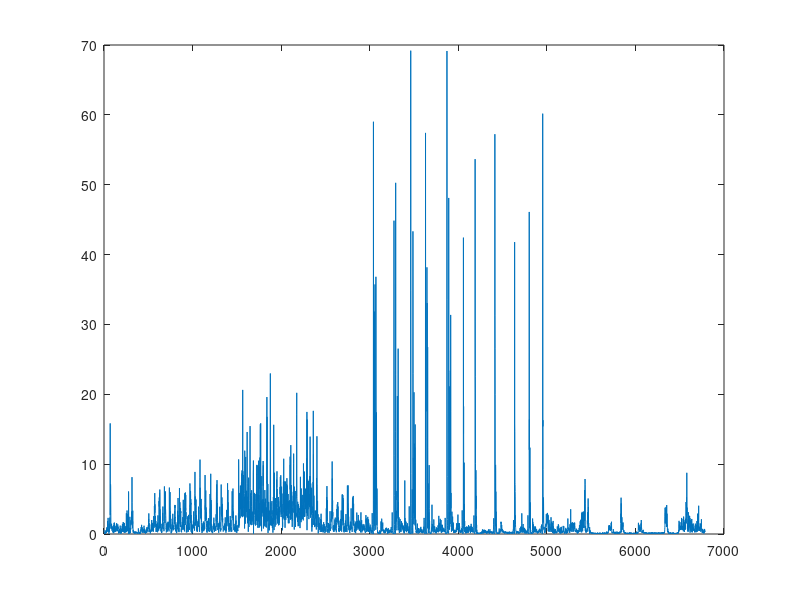
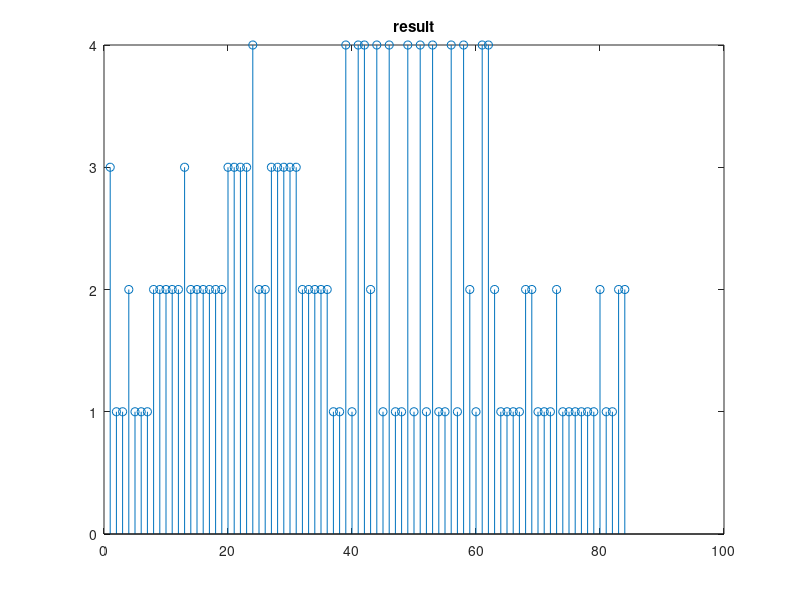

The MATLAB script that drew these images, in order:
clear all
close all
clc
%in the final figure 1 = standing; 2 = walking; 3 =running; 4 = falling;




sample=80;
% 4 pattern of std mean and max
std1=0.1312; mean1=0.221; max1=0.7;
std2=1.13; mean2=1.45; max2=5.74;
std3=2.7; mean3=4.8; max3=22;
std4=5; mean4=2.5; max4=42;
a1=1;a2=0;a3=0;               %weight parameter of std mean and max





A=importdata('random.txt');         % x y z vaule
B=zeros(1,length(A));               %Vector sum of A
n=floor(length(B)/sample)*sample;   %points to decided

C=zeros(1,floor(length(B)/sample));   %std of every 50 points
D=C;                                %mean of every 50 points
E=C;                                %max value of every 50 points
index=zeros(1,length(C));




B= sqrt(A(:,1).^2+A(:,2).^2+A(:,3).^2);   %vector sum

plot(B)


%get std sum and max of every 50 points
for i=1:sample:n
    C(ceil(i/sample))=std(B(i:i+sample-1));
    D(ceil(i/sample))=sum(B(i:i+sample-1))/sample;  
    E(ceil(i/sample))=max(B(i:i+sample-1));  

end

A1=C;
A2=C;
A3=C;
A4=C;


%get the l1 distances to the 4 pattern 
for i=1:length(C)
A1(i)=sqrt(a1*(C(i)-std1)^2+a2*(D(i)-mean1)^2+a3*(E(i)-max1)^2);
A2(i)=sqrt(a1*(C(i)-std2)^2+a2*(D(i)-mean2)^2+a3*(E(i)-max2)^2);
A3(i)=sqrt(a1*(C(i)-std3)^2+a2*(D(i)-mean3)^2+a3*(E(i)-max3)^2);
A4(i)=sqrt(a1*(C(i)-std4)^2+a2*(D(i)-mean4)^2+a3*(E(i)-max4)^2);

end

%get the min distance in each 4 values and get the index of the min
%distance from 1 to 4;
ALL= [A1;A2;A3;A4];
for i=1:length(C)
    
[value index(i)]=min(ALL(:,i));

end

figure
stem(index);
title('result');







% 
% figure
% stem(C);
% figure
% stem(D);
% figure
% stem(E);


ss=1;